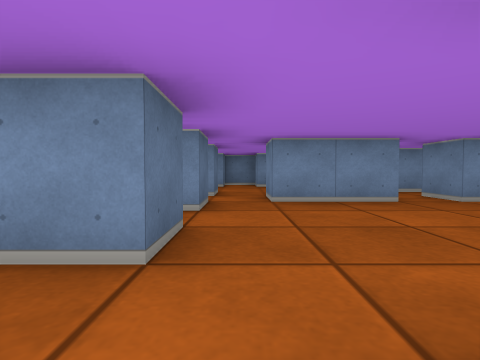
view 1 (above)

24 first-person views from a walk through a cub3D maze. The camera is about half as high as the walls, tilts 2° down and sees 80° across. The floor is counted in squares. Each view is taken from the middle of a square. On the plan, view 1 faces up. The plan holds only what a view shows up to about 9 squares ahead; the rest is blank.

view 2
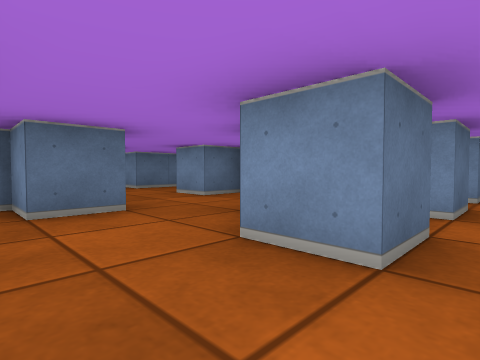

view 3
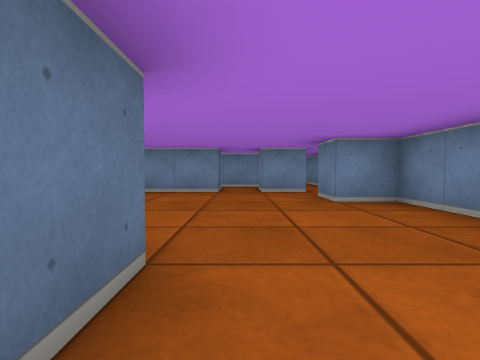

view 4
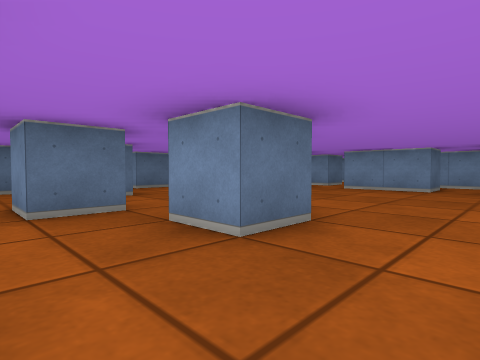

view 5
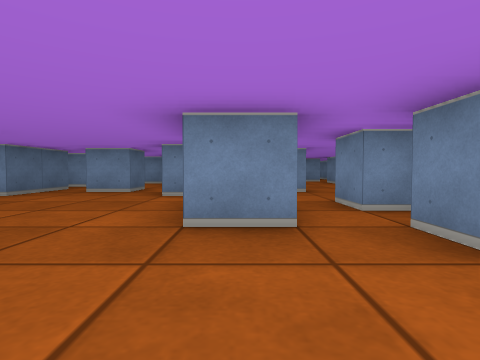

view 6
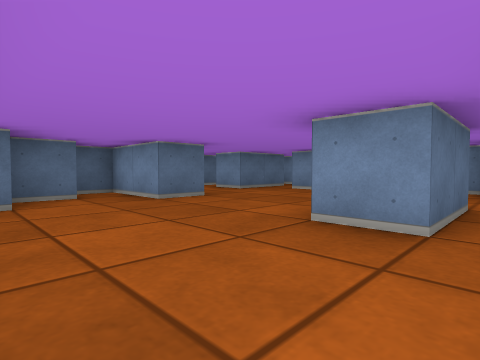

view 7
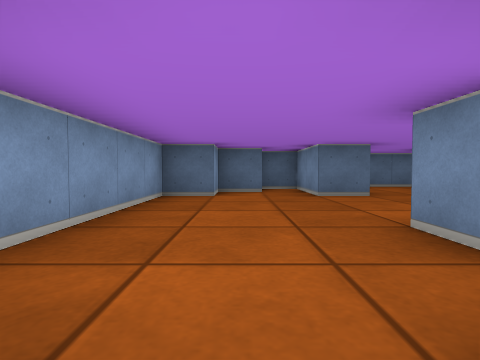

view 8
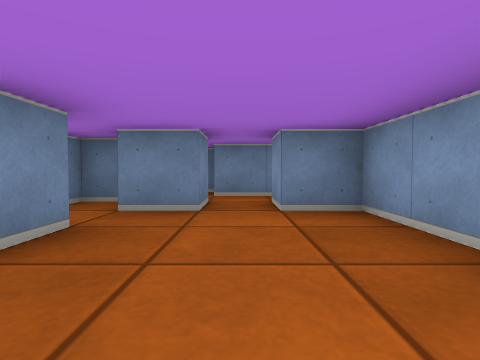

view 9
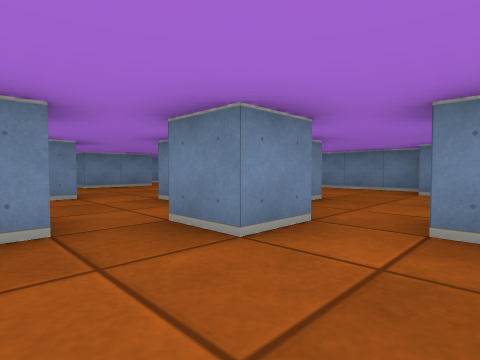

view 10
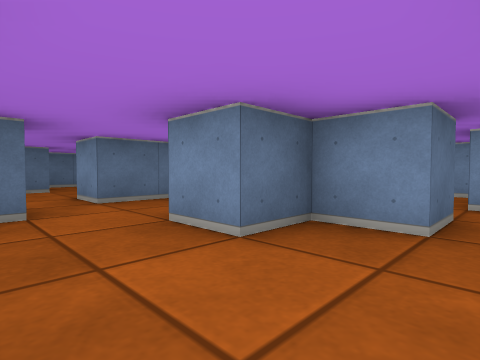

view 11
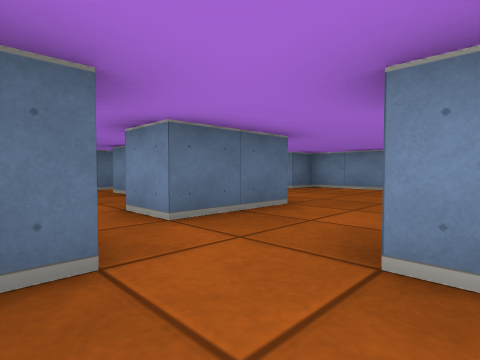

view 12
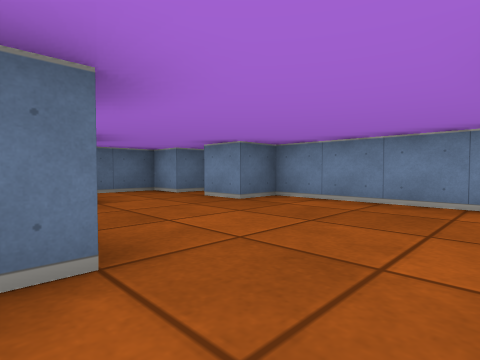

view 13
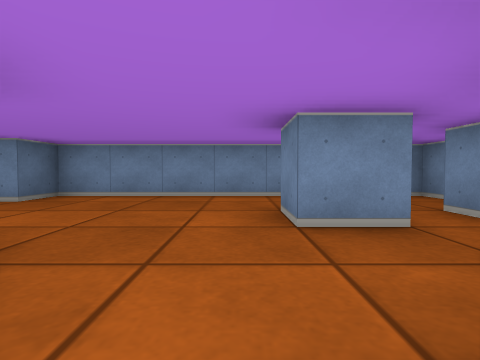

view 14
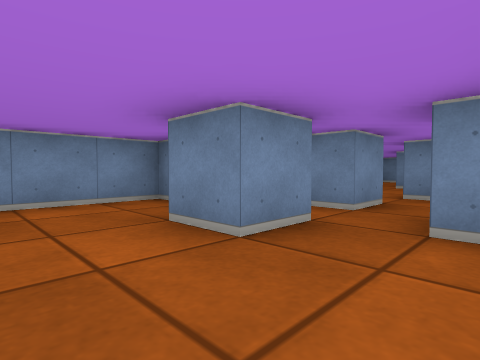

view 15
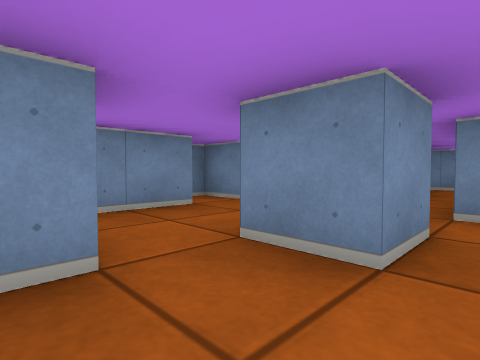

view 16
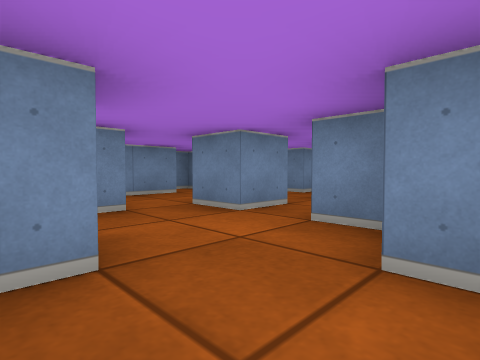

view 17
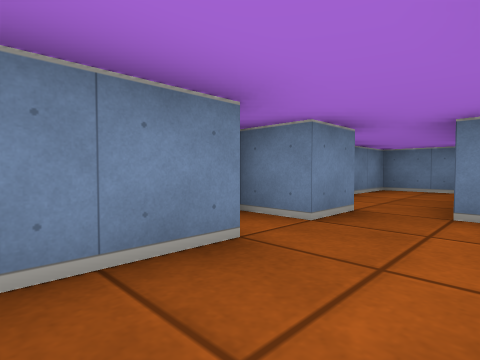

view 18
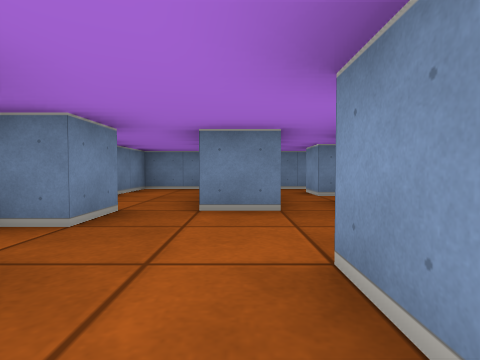

view 19
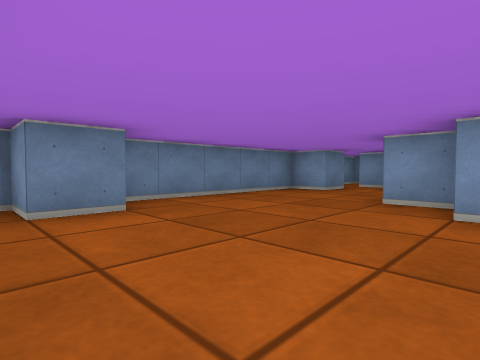

view 20
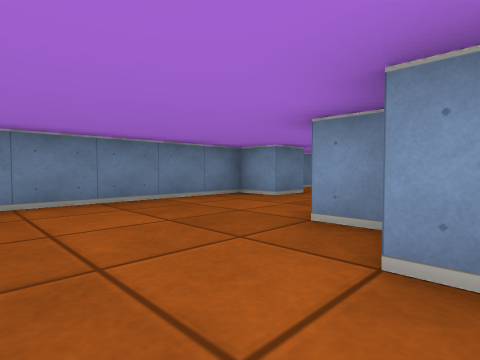

view 21
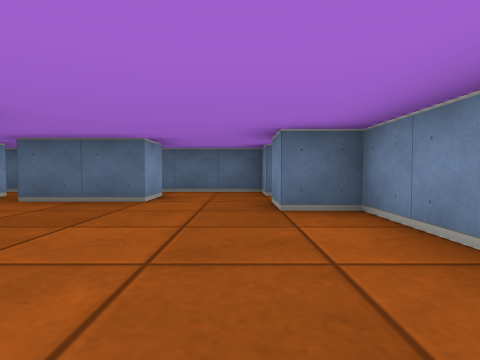

view 22
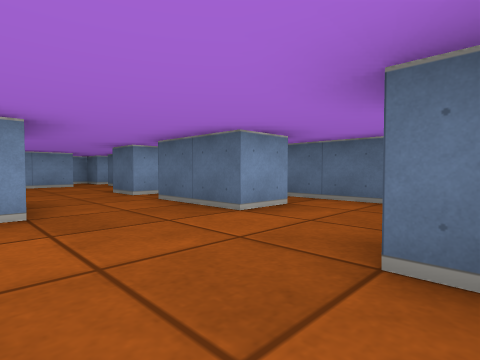

view 23
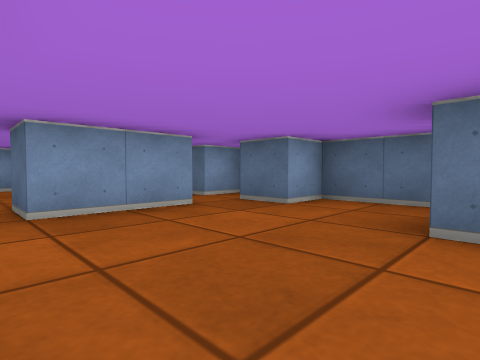

view 24
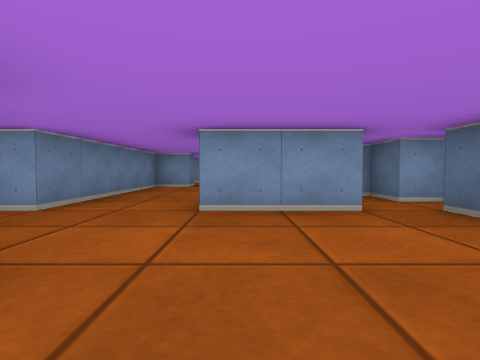

### Floor plan
Key: @ floor where view 1 was taken; # wall or solid block; . floor.
Columns run from 13 left of view 1 to 6 right of it. Each row starts with its distance up from view 1.
 10    ############  ###
  9 ##.#.....#.##.#....#
  8 #..................#
  7 #.......#.#....###.#
  6 #.#.........#......#
  5 #.#..#..##....##.#.#
  4 #....#..#..##......#
  3 #.#........##.....##
  2 #.....# ....#......#
  1 #...... ##.........#
  0 ##..... ##...@##...#
 -1 #..##..#.#.#...#...#
 -2 ##  ...#.#...#.....#
 -3     ...#..........##
 -4     ...#......#.#..#
 -5        ####...#.##.#
 -6         ##......#..#
 -7          ##.......##
 -8           #.....#.#
 -9           #######

Where each view was taken, in squares from view 1:
view 1: 0 up, 0 right, facing up
view 2: 0 up, 0 right, facing up-left
view 3: 2 down, 3 right, facing up
view 4: 3 down, 4 right, facing up-left
view 5: 8 down, 1 right, facing up
view 6: 8 down, 2 right, facing up-left
view 7: 7 down, 3 right, facing left
view 8: 7 down, 1 left, facing right
view 9: 4 down, 2 left, facing up-right
view 10: 2 up, 3 left, facing up-left
view 11: 2 up, 5 left, facing up-left
view 12: 5 up, 6 left, facing up-left
view 13: 4 up, 6 left, facing up
view 14: 5 up, 7 left, facing up-right
view 15: 5 up, 3 left, facing up-right
view 16: 3 up, 4 left, facing up-right
view 17: 7 up, 2 left, facing up-right
view 18: 7 up, 2 left, facing right
view 19: 4 up, 1 right, facing down-right
view 20: 2 up, 1 right, facing down-right
view 21: 8 up, 6 left, facing left
view 22: 9 up, 8 left, facing down-left
view 23: 3 up, 8 left, facing down-left
view 24: 3 up, 9 left, facing down
